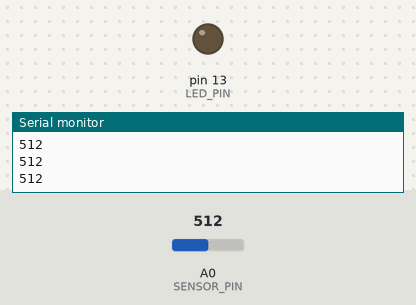
Simulated run of this sketch. Board: Arduino Uno, built with avr-gcc and run on an emulated ATmega328P. Shown: output pins drawn as LEDs (lit = HIGH), the last lines printed to the serial monitor. The inputs (shaded band) are chosen by the test bench; at power-on: A0 (SENSOR_PIN) = 512.

Above: at 1.2 s.
1.3 s: A0 (SENSOR_PIN) set to 490
At 2.5 s:
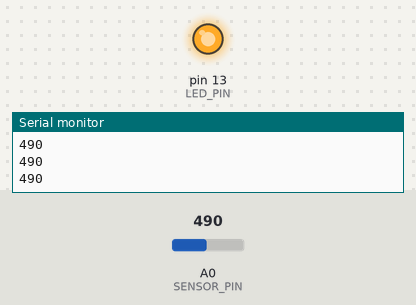
2.8 s: A0 (SENSOR_PIN) set to 510
At 3.9 s:
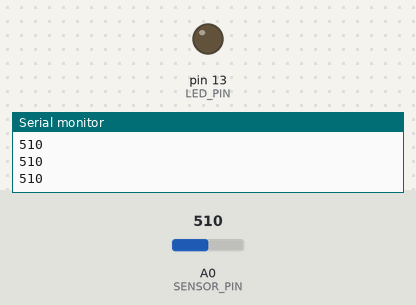
4.3 s: A0 (SENSOR_PIN) set to 306
At 4.9 s:
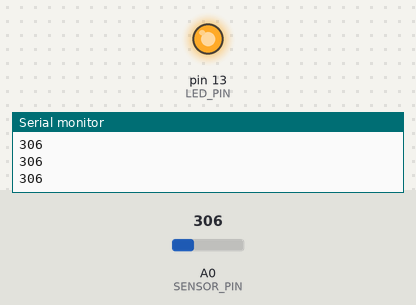
Timing chart, 0 to 7.3 s (numbered marks = the images above; inputs shaded):
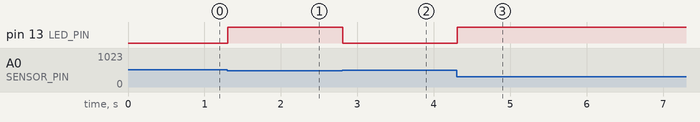

Measured:
- the behaviour switches between 501 and 500 on A0 (SENSOR_PIN) (found by bisection; images 0 and 1)
- after the input at 1.3 s, pin 13 (LED_PIN): LOW → HIGH at once
- after the input at 2.8 s, pin 13 (LED_PIN): HIGH → LOW at once
- after the input at 4.3 s, pin 13 (LED_PIN): LOW → HIGH at once

The sketch:

C3W2_Assignment.ino
```cpp
// C++ code
//
#define LED_PIN    13
#define SENSOR_PIN A0

#define BRIGHTNESS_THRESHOLD 500

void setup() {
  pinMode(LED_PIN, OUTPUT);
  Serial.begin(9600);
  Serial.println("Initialising Serial Printing");
}

void loop() {
  int sensorValue = analogRead(SENSOR_PIN);
  Serial.println(sensorValue);
  int state = 0;
  if (sensorValue <= BRIGHTNESS_THRESHOLD){
    state = HIGH;
  }
  else {
    state = LOW;
  }
  digitalWrite(LED_PIN, state);
}
```
